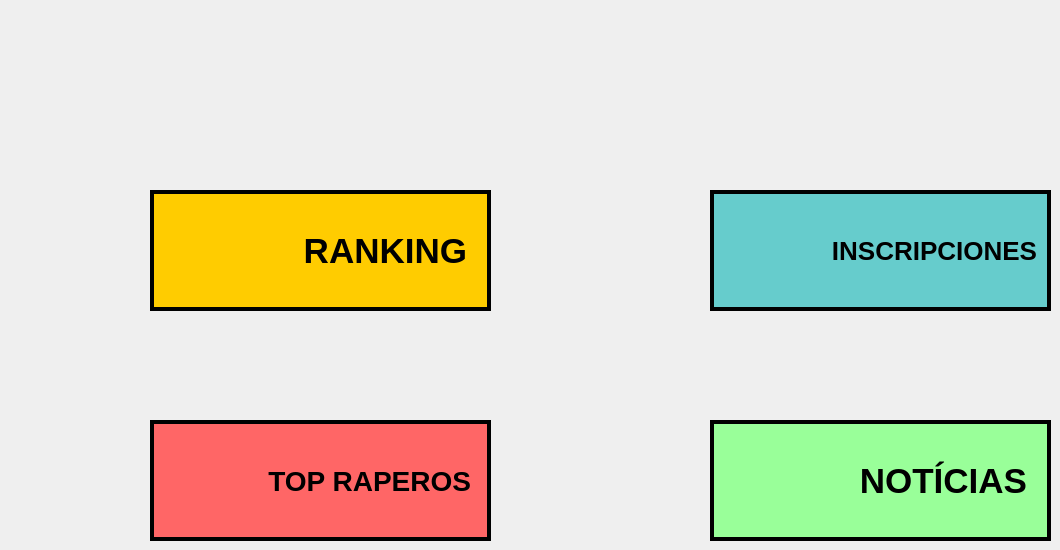
    <widget class="QWidget" name="page_3">
     <widget class="QLabel" name="label_4">
      <property name="geometry">
       <rect>
        <x>740</x>
        <y>440</y>
        <width>81</width>
        <height>81</height>
       </rect>
      </property>
      <property name="styleSheet">
       <string notr="true">background-color:none;</string>
      </property>
      <property name="text">
       <string/>
      </property>
      <property name="pixmap">
       <pixmap>../news.png</pixmap>
      </property>
      <property name="scaledContents">
       <bool>true</bool>
      </property>
     </widget>
     <widget class="QPushButton" name="pushButton_4">
      <property name="geometry">
       <rect>
        <x>710</x>
        <y>420</y>
        <width>341</width>
        <height>121</height>
       </rect>
      </property>
      <property name="minimumSize">
       <size>
        <width>329</width>
        <height>0</height>
       </size>
      </property>
      <property name="styleSheet">
       <string notr="true">border-color: black;
border-width: 4px;
background-color: #99FF99;
border-style: solid;
font-family: &quot;Comic Sans MS&quot;, cursive, sans-serif;
font-weight: 800;
font-size: 35px;
text-align: right;
padding-right: 20px;</string>
      </property>
      <property name="text">
       <string>NOTÍCIAS</string>
      </property>
     </widget>
     <widget class="QPushButton" name="pushButton_2">
      <property name="geometry">
       <rect>
        <x>150</x>
        <y>420</y>
        <width>341</width>
        <height>121</height>
       </rect>
      </property>
      <property name="minimumSize">
       <size>
        <width>329</width>
        <height>0</height>
       </size>
      </property>
      <property name="styleSheet">
       <string notr="true">#pushButton_2 {
border-color: black;
border-width: 4px;
background-color: #FF6666;
border-style: solid;
font-family: &quot;Comic Sans MS&quot;, cursive, sans-serif;
font-weight: 800;
font-size: 28px;
text-align: right;
padding-right: 16px;
}</string>
      </property>
      <property name="text">
       <string>TOP RAPEROS</string>
      </property>
     </widget>
     <widget class="QLabel" name="label_2">
      <property name="geometry">
       <rect>
        <x>170</x>
        <y>200</y>
        <width>111</width>
        <height>101</height>
       </rect>
      </property>
      <property name="focusPolicy">
       <enum>Qt::TabFocus</enum>
      </property>
      <property name="styleSheet">
       <string notr="true">background-color: none;</string>
      </property>
      <property name="inputMethodHints">
       <set>Qt::ImhNone</set>
      </property>
      <property name="text">
       <string/>
      </property>
      <property name="pixmap">
       <pixmap>../trofeo.png</pixmap>
      </property>
      <property name="scaledContents">
       <bool>true</bool>
      </property>
      <property name="wordWrap">
       <bool>false</bool>
      </property>
      <property name="indent">
       <number>-2</number>
      </property>
     </widget>
     <widget class="QLabel" name="label_5">
      <property name="geometry">
       <rect>
        <x>490</x>
        <y>70</y>
        <width>231</width>
        <height>81</height>
       </rect>
      </property>
      <property name="styleSheet">
       <string notr="true">background-color: none;</string>
      </property>
      <property name="text">
       <string/>
      </property>
      <property name="pixmap">
       <pixmap>../title_logo.png</pixmap>
      </property>
      <property name="scaledContents">
       <bool>true</bool>
      </property>
     </widget>
     <widget class="QLabel" name="label">
      <property name="geometry">
       <rect>
        <x>730</x>
        <y>210</y>
        <width>81</width>
        <height>71</height>
       </rect>
      </property>
      <property name="styleSheet">
       <string notr="true">background-color: none;</string>
      </property>
      <property name="text">
       <string/>
      </property>
      <property name="pixmap">
       <pixmap>../MDLR.png</pixmap>
      </property>
      <property name="scaledContents">
       <bool>true</bool>
      </property>
     </widget>
     <widget class="QPushButton" name="pushButton_3">
      <property name="geometry">
       <rect>
        <x>710</x>
        <y>190</y>
        <width>341</width>
        <height>121</height>
       </rect>
      </property>
      <property name="minimumSize">
       <size>
        <width>329</width>
        <height>0</height>
       </size>
      </property>
      <property name="styleSheet">
       <string notr="true">#pushButton_3 {
border-color: black;
border-width: 4px;
background-color: #66CCCC;
border-style: solid;
font-family: &quot;Comic Sans MS&quot;, cursive, sans-serif;
font-weight: 700;
font-size: 26px;
text-align: right;
padding-right: 10px;
}</string>
      </property>
      <property name="text">
       <string>INSCRIPCIONES</string>
      </property>
     </widget>
     <widget class="QLabel" name="label_3">
      <property name="geometry">
       <rect>
        <x>170</x>
        <y>450</y>
        <width>81</width>
        <height>71</height>
       </rect>
      </property>
      <property name="styleSheet">
       <string notr="true">background-color:none;</string>
      </property>
      <property name="text">
       <string/>
      </property>
      <property name="pixmap">
       <pixmap>../mic.png</pixmap>
      </property>
      <property name="scaledContents">
       <bool>true</bool>
      </property>
     </widget>
     <widget class="QLabel" name="label_6">
      <property name="geometry">
       <rect>
        <x>490</x>
        <y>280</y>
        <width>211</width>
        <height>191</height>
       </rect>
      </property>
      <property name="styleSheet">
       <string notr="true">background-color:none;</string>
      </property>
      <property name="text">
       <string/>
      </property>
      <property name="pixmap">
       <pixmap>../mainLogo.png</pixmap>
      </property>
      <property name="scaledContents">
       <bool>true</bool>
      </property>
     </widget>
     <widget class="QPushButton" name="pushButton">
      <property name="geometry">
       <rect>
        <x>150</x>
        <y>190</y>
        <width>341</width>
        <height>121</height>
       </rect>
      </property>
      <property name="minimumSize">
       <size>
        <width>329</width>
        <height>0</height>
       </size>
      </property>
      <property name="styleSheet">
       <string notr="true">#pushButton {
border-color: black;
border-width: 4px;
background-color: #FFCC00;
border-style: solid;
font-family: &quot;Comic Sans MS&quot;, cursive, sans-serif;
font-weight: 700;
font-size: 35px;
text-align: right;
padding-right: 20px;
}</string>
      </property>
      <property name="text">
       <string>RANKING</string>
      </property>
     </widget>
     <zorder>pushButton_4</zorder>
     <zorder>pushButton_3</zorder>
     <zorder>pushButton</zorder>
     <zorder>pushButton_2</zorder>
     <zorder>label_5</zorder>
     <zorder>label</zorder>
     <zorder>label_3</zorder>
     <zorder>label_6</zorder>
     <zorder>label_2</zorder>
     <zorder>label_4</zorder>
    </widget>
